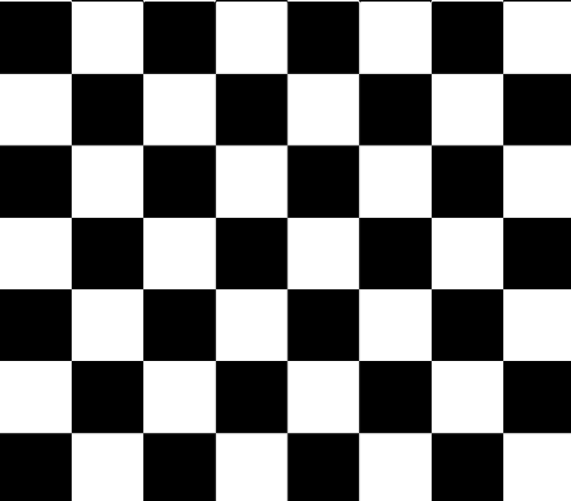
#> input picture openCV/chessboard-image.png, 571 x 501 px, found by its file name
$ python corner_check.py
#> lines starting #> are read from the running program, lines starting #| are printed output that depends on the picture; after the words box and inside, x2 and y2 are one past the last pixel; in counts of white or black regions, pixels touching at a corner belong together
import cv2
import numpy as np

img = cv2.imread('openCV/chessboard-image.png',-1)
#> img is the input picture: shape (501, 571, 4); mean B, G, R, A 127.4, 127.4, 127.4, 255
img = cv2.resize(img, (0,0), fx=0.5, fy=0.5)
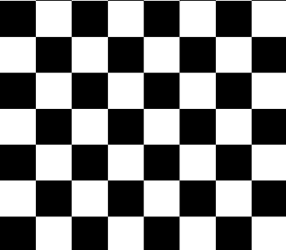
#> img: shape (250, 286, 4); mean B, G, R, A 127.4, 127.4, 127.4, 255
gray = cv2.cvtColor(img, cv2.COLOR_BGR2GRAY)

corners = cv2.goodFeaturesToTrack(gray, 100, 0.3, 20)
#> corners = 49 rows, first 8: [36, 109], [108, 109], [216, 109], [36, 37], [108, 37], [216, 37], [72, 109], [144, 109]
corners = np.int0(corners)

for corner in corners:
    x, y = corner.ravel()
    cv2.circle(img, (x,y), 5, (255,0,0), -1)
#> this loop made 49 passes
#> (x, y) on passes 1 to 12: (36, 109), (108, 109), (216, 109), (36, 37), (108, 37), (216, 37), (72, 109), (144, 109), (36, 145), (251, 108), (216, 145), (36, 73)
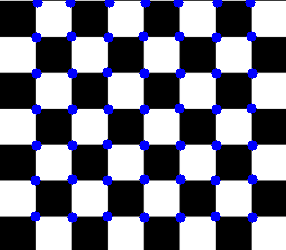
#> img: shape (250, 286, 4); 5.38% of pixels changed, all inside (x1, y1, x2, y2) = (30, 0, 258, 223)

for i in range(len(corners)):
    for j in range(i+1, len(corners)):
        corner1 = tuple(corners[i][0])
        corner2 = tuple(corners[j][0])
        colors = tuple(map(int, np.random.randint(0,255,size=3)))
        cv2.line(img, corner1, corner2, colors, 1)
#> this loop made 49 passes
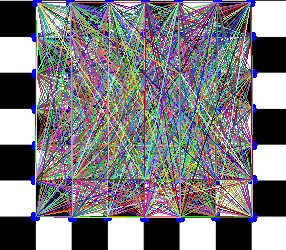
#> img: shape (250, 286, 4); mean B, G, R, A 128.3, 123.1, 125.4, 104.4

cv2.imshow('Image',img)

cv2.waitKey(0)
cv2.destroyAllWindows()
